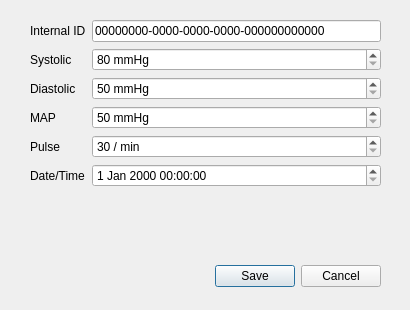
<?xml version="1.0" encoding="UTF-8"?>
<ui version="4.0">
 <class>MeasurementModal</class>
 <widget class="QDialog" name="MeasurementModal">
  <property name="geometry">
   <rect>
    <x>0</x>
    <y>0</y>
    <width>410</width>
    <height>310</height>
   </rect>
  </property>
  <property name="windowTitle">
   <string>MeasurementModal</string>
  </property>
  <widget class="QDialogButtonBox" name="buttonBox">
   <property name="geometry">
    <rect>
     <x>30</x>
     <y>260</y>
     <width>351</width>
     <height>32</height>
    </rect>
   </property>
   <property name="standardButtons">
    <set>QDialogButtonBox::StandardButton::Cancel|QDialogButtonBox::StandardButton::Save</set>
   </property>
  </widget>
  <widget class="QWidget" name="formLayoutWidget">
   <property name="geometry">
    <rect>
     <x>30</x>
     <y>20</y>
     <width>351</width>
     <height>224</height>
    </rect>
   </property>
   <layout class="QFormLayout" name="formLayout">
    <item row="1" column="0">
     <widget class="QLabel" name="systolicLabel">
      <property name="text">
       <string>Systolic</string>
      </property>
      <property name="buddy">
       <cstring>systolicEdit</cstring>
      </property>
     </widget>
    </item>
    <item row="2" column="0">
     <widget class="QLabel" name="diastolicLabel">
      <property name="text">
       <string>Diastolic</string>
      </property>
      <property name="buddy">
       <cstring>diastolicEdit</cstring>
      </property>
     </widget>
    </item>
    <item row="2" column="1">
     <widget class="QSpinBox" name="diastolicEdit">
      <property name="sizePolicy">
       <sizepolicy hsizetype="MinimumExpanding" vsizetype="Fixed">
        <horstretch>0</horstretch>
        <verstretch>0</verstretch>
       </sizepolicy>
      </property>
      <property name="suffix">
       <string> mmHg</string>
      </property>
      <property name="minimum">
       <number>50</number>
      </property>
      <property name="maximum">
       <number>140</number>
      </property>
     </widget>
    </item>
    <item row="3" column="0">
     <widget class="QLabel" name="mapLabel">
      <property name="text">
       <string>MAP</string>
      </property>
      <property name="buddy">
       <cstring>mapEdit</cstring>
      </property>
     </widget>
    </item>
    <item row="3" column="1">
     <widget class="QSpinBox" name="mapEdit">
      <property name="sizePolicy">
       <sizepolicy hsizetype="MinimumExpanding" vsizetype="Fixed">
        <horstretch>0</horstretch>
        <verstretch>0</verstretch>
       </sizepolicy>
      </property>
      <property name="suffix">
       <string> mmHg</string>
      </property>
      <property name="minimum">
       <number>50</number>
      </property>
      <property name="maximum">
       <number>200</number>
      </property>
     </widget>
    </item>
    <item row="4" column="0">
     <widget class="QLabel" name="pulseLabel">
      <property name="text">
       <string>Pulse</string>
      </property>
      <property name="buddy">
       <cstring>pulseEdit</cstring>
      </property>
     </widget>
    </item>
    <item row="4" column="1">
     <widget class="QSpinBox" name="pulseEdit">
      <property name="sizePolicy">
       <sizepolicy hsizetype="MinimumExpanding" vsizetype="Fixed">
        <horstretch>0</horstretch>
        <verstretch>0</verstretch>
       </sizepolicy>
      </property>
      <property name="suffix">
       <string> / min</string>
      </property>
      <property name="minimum">
       <number>30</number>
      </property>
      <property name="maximum">
       <number>130</number>
      </property>
     </widget>
    </item>
    <item row="5" column="0">
     <widget class="QLabel" name="dateTimeLabel">
      <property name="text">
       <string>Date/Time</string>
      </property>
      <property name="buddy">
       <cstring>dateTimeEdit</cstring>
      </property>
     </widget>
    </item>
    <item row="5" column="1">
     <widget class="QDateTimeEdit" name="dateTimeEdit">
      <property name="sizePolicy">
       <sizepolicy hsizetype="MinimumExpanding" vsizetype="Fixed">
        <horstretch>0</horstretch>
        <verstretch>0</verstretch>
       </sizepolicy>
      </property>
     </widget>
    </item>
    <item row="0" column="0">
     <widget class="QLabel" name="internalIDLabel">
      <property name="text">
       <string>Internal ID</string>
      </property>
      <property name="buddy">
       <cstring>internalIDEdit</cstring>
      </property>
     </widget>
    </item>
    <item row="0" column="1">
     <widget class="QLineEdit" name="internalIDEdit">
      <property name="enabled">
       <bool>true</bool>
      </property>
      <property name="focusPolicy">
       <enum>Qt::FocusPolicy::ClickFocus</enum>
      </property>
      <property name="text">
       <string>00000000-0000-0000-0000-000000000000</string>
      </property>
      <property name="readOnly">
       <bool>true</bool>
      </property>
     </widget>
    </item>
    <item row="1" column="1">
     <widget class="QSpinBox" name="systolicEdit">
      <property name="sizePolicy">
       <sizepolicy hsizetype="MinimumExpanding" vsizetype="Fixed">
        <horstretch>0</horstretch>
        <verstretch>0</verstretch>
       </sizepolicy>
      </property>
      <property name="suffix">
       <string> mmHg</string>
      </property>
      <property name="minimum">
       <number>80</number>
      </property>
      <property name="maximum">
       <number>200</number>
      </property>
     </widget>
    </item>
   </layout>
  </widget>
 </widget>
 <tabstops>
  <tabstop>internalIDEdit</tabstop>
  <tabstop>systolicEdit</tabstop>
  <tabstop>diastolicEdit</tabstop>
  <tabstop>mapEdit</tabstop>
  <tabstop>pulseEdit</tabstop>
  <tabstop>dateTimeEdit</tabstop>
 </tabstops>
 <resources/>
 <connections/>
</ui>
